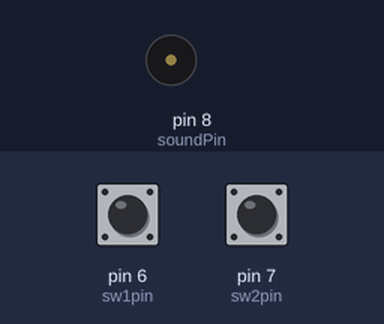
The sketch below on a simulated Arduino Uno, built with avr-gcc and run on an emulated ATmega328P. On the bench: buzzer (waves = sounding). The inputs (shaded band) are chosen by the test bench; at power-on: pin 6 (sw1pin) HIGH, pin 7 (sw2pin) HIGH.

Above: at 1.2 s.
1.3 s: pin 6 (sw1pin) pulled LOW for 0.15 s
At 1.37 s:
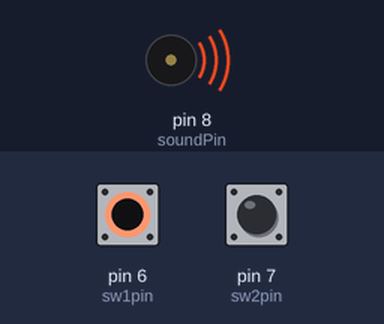
2.9 s: pin 6 (sw1pin) pulled LOW for 3.2 s
At 6.8 s:
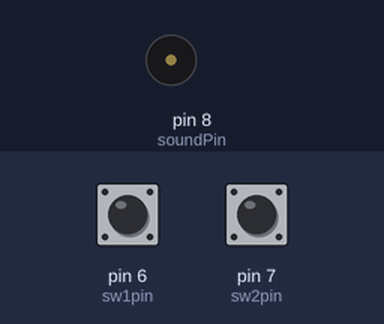
7.6 s: pin 7 (sw2pin) pulled LOW for 3.2 s
At 8.0 s:
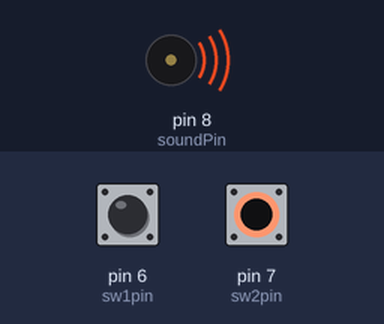
Timing chart, 0 to 12.3 s (numbered marks = the images above; inputs shaded):
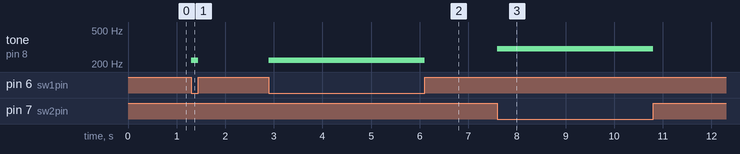

Measured:
- after the input at 1.3 s, tone on pin 8 (soundPin): silent → 220 Hz at once, → silent 0.15 s later
- after the input at 2.9 s, tone on pin 8 (soundPin): silent → 220 Hz at once, → silent 3.2 s later
- after the input at 7.6 s, tone on pin 8 (soundPin): silent → 300 Hz at once, → silent 3.2 s later

The sketch:

arduino_sounds.ino
```cpp
// arduino_sounds
// Arduino Uno or Leonardo

int sw1pin = 6;
int sw2pin = 7;
int soundPin = 8;

void setup()
{
  pinMode(sw1pin, INPUT_PULLUP);
  pinMode(sw2pin, INPUT_PULLUP);
  pinMode(soundPin, OUTPUT);
}

void loop()
{
  if (! digitalRead(sw1pin))
  {
    tone(soundPin, 220);
  }
  else if (! digitalRead(sw2pin))
  {
    tone(soundPin, 300);
  }
  else
  {
    noTone(soundPin);
  }
}
```
